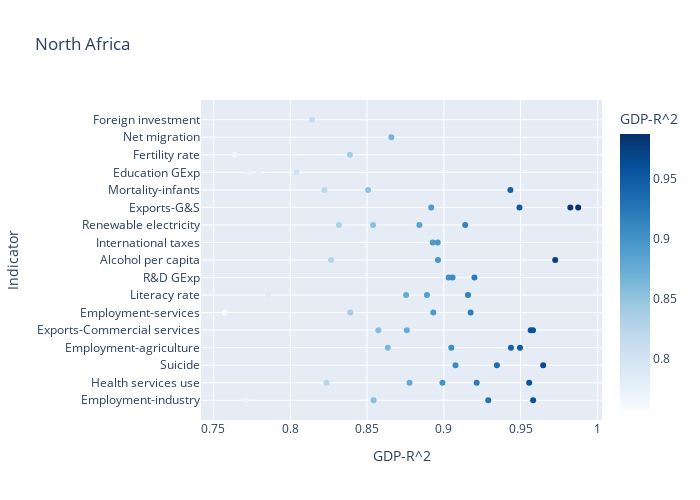

Write notebook code for a chart like this one.
### Markdown cell above
To wrap up, we can create the second widget that is exactly the same as the previous multiple selection widget. The purpose of this widget is to enable us to choose which Continent that we want to visualize. Below is the code implementation of this widget.

### Code cell
unique_tric = demo2['Continent'].unique()
tric = widgets.SelectMultiple(
    options = unique_tric.tolist(),
    value = ['North Africa'],
    description='Continent',
    disabled=False,
    layout = Layout(width='50%', height='80px')
)

def graf1(tric):
    dat=demo2.loc[demo2.loc[:, 'Continent'].isin(np.array(tric))]
    a=px.scatter(dat, x="GDP-R^2", y='Indicator',
                     color="GDP-R^2", hover_name="Country",hover_data = [dat.Type, dat.Behaviour],
                     color_continuous_scale='Blues', width=700, height=500, title= dat.Continent.unique().tolist()[0])
    a.show()
widgets.interactive(graf1, tric=tric)

### Figure 1 — Plotly figure (JSON) as saved in the notebook; plotly's stock layout.template omitted (floating-point values rounded to 4 significant figures)
{"data": [{"customdata": [[null, "Positive"], [null, "Positive"], ["Cuadratic", "Negative"], [null, "Negative"], [null, "Positive"], [null, "Positive"], [null, "Positive"], [null, "Positive"], [null, "Positive"], ["Cuadratic", "Positive"], [null, "Positive"], ["Cuadratic", "Positive"], ["Logarithmic", "Positive"], [null, "Positive"], ["Cuadratic", "Positive"], ["Logarithmic", "Negative"], [null, "Positive"], ["Logarithmic", "Negative"], ["Logarithmic", "Negative"], ["Cubic", "Positive"], ["Cuadratic", "Positive"], ["Cuadratic", "Negative"], [null, "Positive"], ["Cuadratic", "Positive"], ["Cuadratic", "Positive"], [null, "Positive"], [null, "Positive"], ["Cubic", "Negative"], [null, "Positive"], [null, "Positive"], ["Cuadratic", "Negative"], ["Cubic", "Negative"], ["Logarithmic", "Positive"], [null, "Positive"], [null, "Positive"], [null, "Positive"], [null, "Positive"], [null, "Negative"], [null, "Negative"], ["Logarithmic", "Negative"], ["Logarithmic", "Negative"], [null, "Positive"], ["Logarithmic", "Positive"], [null, "Positive"], ["Logarithmic", "Positive"], ["Cuadratic", "Negative"], [null, "Positive"], ["Logarithmic", "Negative"], ["Logarithmic", "Positive"], [null, "Positive"], [null, "Negative"], ["Cubic", "Negative"], ["Logarithmic", "Positive"], [null, "Positive"]], "hovertemplate": "<b>%{hovertext}</b><br><br>GDP-R^2=%{marker.color}<br>Indicator=%{y}<br>Type=%{customdata[0]}<br>Behaviour=%{customdata[1]}<extra></extra>", "hovertext": ["DZA", "DZA", "DZA", "DZA", "DZA", "DZA", "DZA", "EGY", "EGY", "EGY", "EGY", "EGY", "EGY", "EGY", "ISR", "ISR", "ISR", "ISR", "ISR", "ISR", "ISR", "ISR", "ISR", "ISR", "ISR", "LBY", "MAR", "MAR", "MAR", "MAR", "MAR", "MAR", "MAR", "MAR", "MAR", "MAR", "MAR", "MAR", "MAR", "MAR", "TUR", "TUR", "TUR", "TUR", "TUR", "TUR", "TUR", "TUR", "TUR", "TUR", "TUR", "TUR", "TUR", "TUR"], "legendgroup": "", "marker": {"color": [0.9289, 0.9214, 0.9076, 0.9049, 0.8759, 0.8391, 0.7857, 0.9057, 0.8991, 0.8962, 0.896, 0.8841, 0.8754, 0.7713, 0.9875, 0.9581, 0.9565, 0.9496, 0.9433, 0.9174, 0.8928, 0.8777, 0.8539, 0.8266, 0.7792, 0.8918, 0.9824, 0.9725, 0.9581, 0.9556, 0.9437, 0.9345, 0.9199, 0.9157, 0.9139, 0.8931, 0.8542, 0.8507, 0.8041, 0.7637, 0.9647, 0.9492, 0.9032, 0.889, 0.8658, 0.8635, 0.8573, 0.8388, 0.8317, 0.8236, 0.8223, 0.8142, 0.7735, 0.7574], "coloraxis": "coloraxis", "symbol": "circle"}, "mode": "markers", "name": "", "orientation": "h", "showlegend": false, "type": "scatter", "x": [0.9289, 0.9214, 0.9076, 0.9049, 0.8759, 0.8391, 0.7857, 0.9057, 0.8991, 0.8962, 0.896, 0.8841, 0.8754, 0.7713, 0.9875, 0.9581, 0.9565, 0.9496, 0.9433, 0.9174, 0.8928, 0.8777, 0.8539, 0.8266, 0.7792, 0.8918, 0.9824, 0.9725, 0.9581, 0.9556, 0.9437, 0.9345, 0.9199, 0.9157, 0.9139, 0.8931, 0.8542, 0.8507, 0.8041, 0.7637, 0.9647, 0.9492, 0.9032, 0.889, 0.8658, 0.8635, 0.8573, 0.8388, 0.8317, 0.8236, 0.8223, 0.8142, 0.7735, 0.7574], "xaxis": "x", "y": ["Employment-industry", "Health services use", "Suicide", "Employment-agriculture", "Exports-Commercial services", "Employment-services", "Literacy rate", "R&D GExp", "Health services use", "Alcohol per capita", "International taxes", "Renewable electricity", "Literacy rate", "Employment-industry", "Exports-G&S", "Employment-industry", "Exports-Commercial services", "Employment-agriculture", "Mortality-infants", "Employment-services", "International taxes", "Health services use", "Renewable electricity", "Alcohol per capita", "Education GExp", "Exports-G&S", "Exports-G&S", "Alcohol per capita", "Exports-Commercial services", "Health services use", "Employment-agriculture", "Suicide", "R&D GExp", "Literacy rate", "Renewable electricity", "Employment-services", "Employment-industry", "Mortality-infants", "Education GExp", "Fertility rate", "Suicide", "Exports-G&S", "R&D GExp", "Literacy rate", "Net migration", "Employment-agriculture", "Exports-Commercial services", "Fertility rate", "Renewable electricity", "Health services use", "Mortality-infants", "Foreign investment", "Education GExp", "Employment-services"], "yaxis": "y"}], "layout": {"coloraxis": {"colorbar": {"title": {"text": "GDP-R^2"}}, "colorscale": [[0, "rgb(247,251,255)"], [0.125, "rgb(222,235,247)"], [0.25, "rgb(198,219,239)"], [0.375, "rgb(158,202,225)"], [0.5, "rgb(107,174,214)"], [0.625, "rgb(66,146,198)"], [0.75, "rgb(33,113,181)"], [0.875, "rgb(8,81,156)"], [1, "rgb(8,48,107)"]]}, "height": 500, "legend": {"tracegroupgap": 0}, "title": {"text": "North Africa"}, "width": 700, "xaxis": {"anchor": "y", "domain": [0, 1], "title": {"text": "GDP-R^2"}}, "yaxis": {"anchor": "x", "domain": [0, 1], "title": {"text": "Indicator"}}}}
